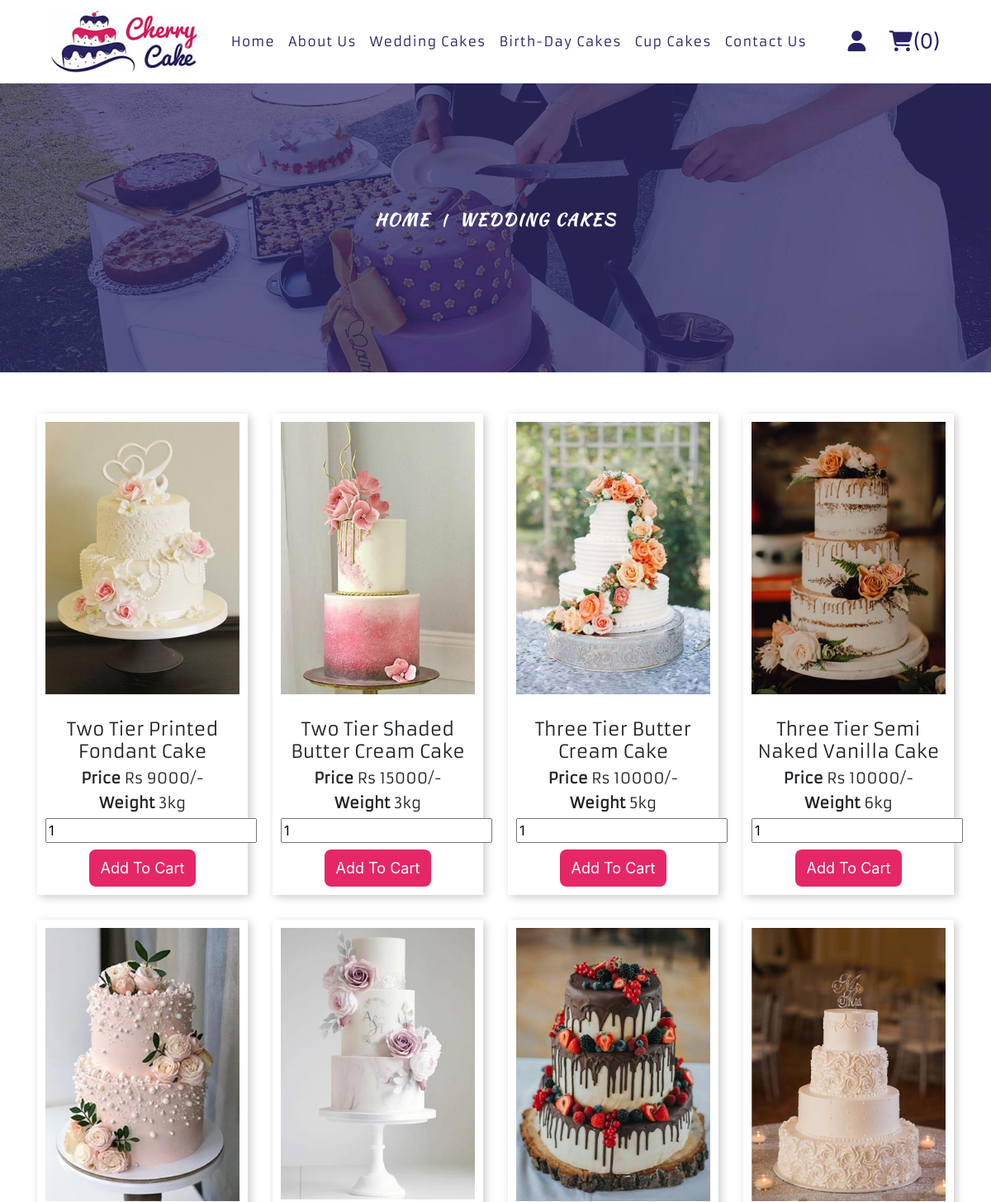
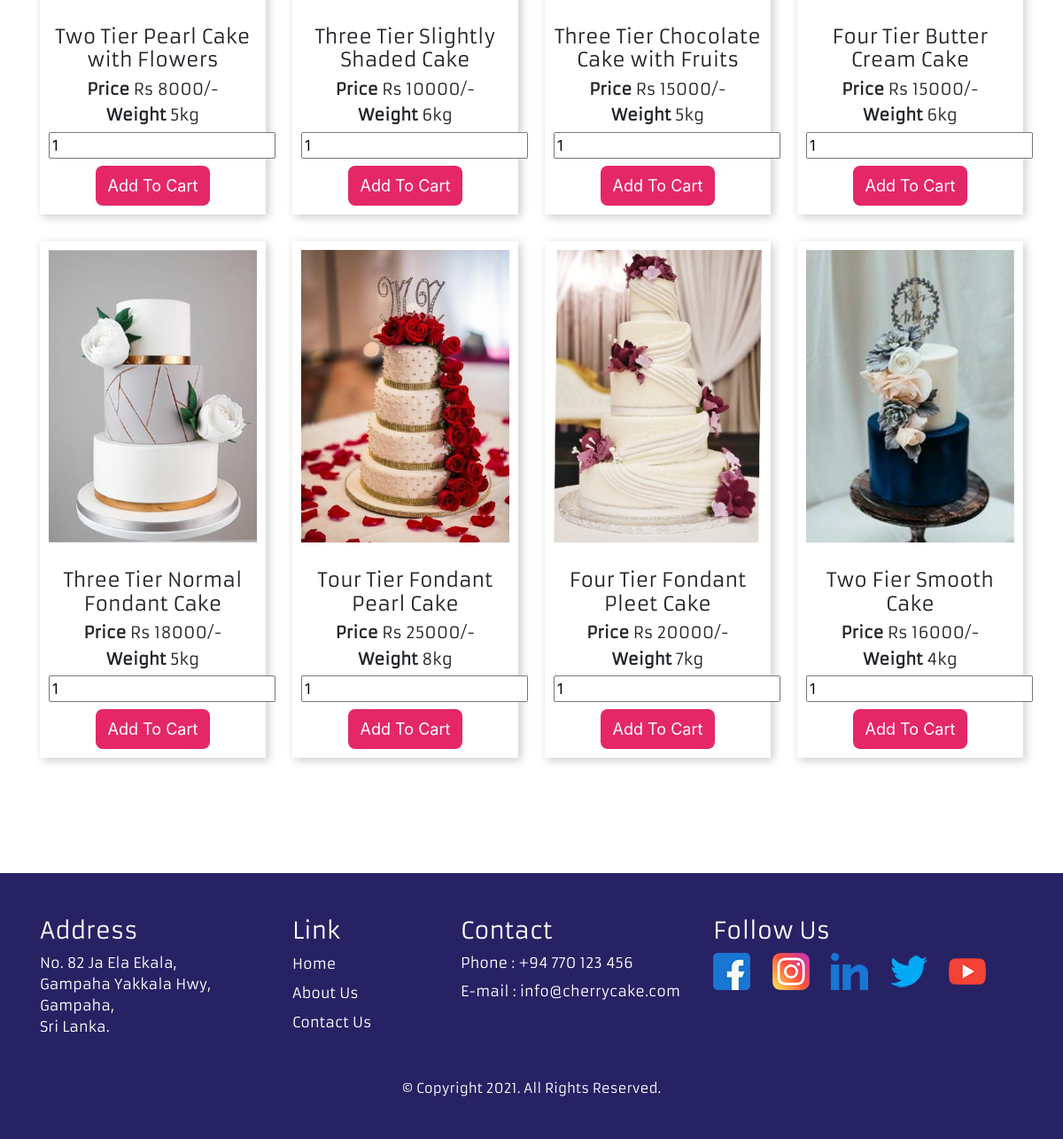
The app's page /Cake/wedding-cakes.php (signed in) with its own data (2 pictures, top to bottom).
### tables this page shows
CREATE TABLE `wedding` (
  `id` int(100) NOT NULL,
  `name` varchar(100) NOT NULL,
  `price` int(100) NOT NULL,
  `image` varchar(100) NOT NULL,
  `weight` int(100) NOT NULL
);

### Cake/wedding-cakes.php (the view, shortened to what this page needs)
<?php
$conn = mysqli_connect('localhost', 'root', '', 'cake') or die('connection failed');
?>
<!DOCTYPE html>
<html lang="en">
<head>
<link href="bootstrap/css/bootstrap.min.css" rel="stylesheet" >
<link href="source/css/style.css" rel="stylesheet">
</head>
<body>
<?php
	include 'nav_footer/nav.php';
?>
<div class="container-fluid bg-1">
  <div class="container text-center">
	<div class="row">
		<div class="col-12 margin-3 margin-3-md">
			<a class="head-1" href="index.php">HOME</a>
			<span class="head-2">|</span>
			<span class="head-3">Wedding Cakes</span>
		</div>
	  </div>
  </div>
</div>
<div class="container margin-1">
	<div class="row text-center">
		<?php
			$select_query = "SELECT * FROM wedding";
			$select_products = mysqli_query($conn, $select_query);
			if(mysqli_num_rows($select_products) > 0){
				while($fetch_products = mysqli_fetch_assoc($select_products)){
		?>
		<div class="col-md-3">
			<div class="shadow-1 margin-4">
				<img class="img-fluid" src="Admin/uploarded_img/<?php echo $fetch_products['image']; ?>" alt="Two Tier Printed Fondant Cake">
				<h2 class="wd-product-h2"><?php echo $fetch_products['name']; ?></h2>
				<h3 class="wd-product-h3"><strong>Price </strong>Rs <?php echo $fetch_products['price']; ?>/-</h3>
				<h3 class="wd-product-h3"><strong>Weight </strong><?php echo $fetch_products['weight']; ?>kg</h3>
				<form action="" method="POST">
				<input type="number" min="1" name="product_quantity" value="1" class="qty">
            	<input type="submit" value="add to cart" name="add_to_cart" class="btn">
				</form>
			</div>
		</div>
		<?php
			}
		}else{
			echo '<p class="empty">no product added yet!</p>';
		}
		?>
	</div>
</div>
<?php
	include 'nav_footer/footer.php'
?>
</body>
</html>

### Cake/source/css/style.css (style rules this page uses)
:root { --pink: #E52767; --red: #c0392b; --orange: #f39c12; --black: #333; --white: #fff; --light-color: #666; --light-white: #ccc; --light-bg: #f5f5f5; --border: .1rem solid var(--black); --box-shedow: 0 .5rem 1rem rgba(0,0,0,.1); }
.btn, .option-btn, .delete-btn, .white-btn { display: inline-block; margin-top: .5rem; padding: 8px 13px; cursor: pointer; color: var(--white); font-size:18px; border-radius: .5rem; text-transform: capitalize; }
.btn { background-color: var(--pink); }
.margin-1 { margin-top: 50px; }
.margin-3 { margin-top: 150px; }
.margin-4 { margin-bottom: 30px; }
.shadow-1 { box-shadow: 3px 3px 10px #ccc; padding: 10px; }
.bg-1 { background-image: url("../../images/home/bg-nav.jpg"); background-repeat: none; background-size: cover; min-height: 350px; }
.head-1 { font-family: 'kaushan_scriptregular'; letter-spacing: 2px; color: #fff; font-weight: 600; text-transform: uppercase; text-decoration: none; font-size: 20px; }
.head-2 { font-family: 'kaushan_scriptregular'; letter-spacing: 2px; color: #fff; font-weight: 600; margin: 0 10px; }
.head-3 { font-family: 'kaushan_scriptregular'; letter-spacing: 2px; color: #fff; font-weight: 600; text-transform: uppercase; text-decoration: none; font-size: 20px; }
.wd-product-h2 { font-family: 'armata'; font-size: 22px; text-align: center; margin-top: 30px; }
.wd-product-h3 { font-family: 'armata'; font-size: 18px; text-align: center; }

### records on screen
wedding: image (picture), name "Two Tier Printed Fondant Cake", price "9000", weight "3"
wedding: image (picture), name "Two Tier Shaded Butter Cream Cake", price "15000", weight "3"
wedding: image (picture), name "Three Tier Butter Cream Cake", price "10000", weight "5"
wedding: image (picture), name "Three Tier Semi Naked Vanilla Cake", price "10000", weight "6"
wedding: image (picture), name "Two Tier Pearl Cake with Flowers", price "8000", weight "5"
wedding: image (picture), name "Three Tier Slightly Shaded Cake", price "10000", weight "6"
wedding: image (picture), name "Three Tier Chocolate Cake with Fruits", price "15000", weight "5"
wedding: image (picture), name "Four Tier Butter Cream Cake", price "15000", weight "6"
wedding: image (picture), name "Three Tier Normal Fondant Cake", price "18000", weight "5"
wedding: image (picture), name "Tour Tier Fondant Pearl Cake", price "25000", weight "8"
wedding: image (picture), name "Four Tier Fondant Pleet Cake", price "20000", weight "7"
wedding: image (picture), name "Two Fier Smooth Cake", price "16000", weight "4"

### other values on screen
$carts_row_number "0"
